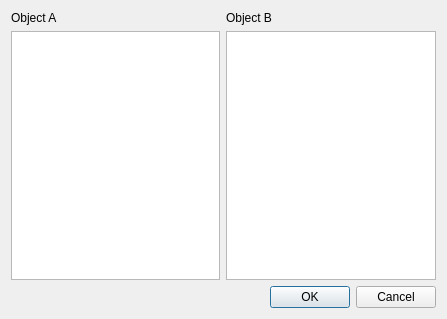
<?xml version="1.0" encoding="UTF-8"?>
<ui version="4.0">
 <class>DialogAddVolumeInterface</class>
 <widget class="QDialog" name="DialogAddVolumeInterface">
  <property name="geometry">
   <rect>
    <x>0</x>
    <y>0</y>
    <width>447</width>
    <height>319</height>
   </rect>
  </property>
  <property name="windowTitle">
   <string>Add Volume Interface</string>
  </property>
  <layout class="QGridLayout" name="gridLayout">
   <item row="0" column="0">
    <widget class="QLabel" name="label">
     <property name="text">
      <string>Object A</string>
     </property>
    </widget>
   </item>
   <item row="0" column="1">
    <widget class="QLabel" name="label_2">
     <property name="text">
      <string>Object B</string>
     </property>
    </widget>
   </item>
   <item row="1" column="1">
    <widget class="QListWidget" name="listB"/>
   </item>
   <item row="1" column="0">
    <widget class="QListWidget" name="listA"/>
   </item>
   <item row="2" column="0" colspan="2">
    <widget class="QDialogButtonBox" name="buttonBox">
     <property name="orientation">
      <enum>Qt::Horizontal</enum>
     </property>
     <property name="standardButtons">
      <set>QDialogButtonBox::Cancel|QDialogButtonBox::Ok</set>
     </property>
    </widget>
   </item>
  </layout>
 </widget>
 <resources/>
 <connections>
  <connection>
   <sender>buttonBox</sender>
   <signal>accepted()</signal>
   <receiver>DialogAddVolumeInterface</receiver>
   <slot>accept()</slot>
   <hints>
    <hint type="sourcelabel">
     <x>248</x>
     <y>254</y>
    </hint>
    <hint type="destinationlabel">
     <x>157</x>
     <y>274</y>
    </hint>
   </hints>
  </connection>
  <connection>
   <sender>buttonBox</sender>
   <signal>rejected()</signal>
   <receiver>DialogAddVolumeInterface</receiver>
   <slot>reject()</slot>
   <hints>
    <hint type="sourcelabel">
     <x>316</x>
     <y>260</y>
    </hint>
    <hint type="destinationlabel">
     <x>286</x>
     <y>274</y>
    </hint>
   </hints>
  </connection>
 </connections>
</ui>
